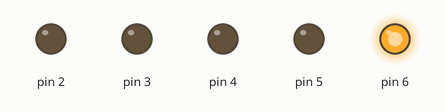
This sketch was run on a simulated Arduino Uno, built with avr-gcc and run on an emulated ATmega328P. Shown: output pins drawn as LEDs (lit = HIGH). What the sketch prints to the serial monitor is not drawn.

Above: at 2.5 s.
At 5.05 s:
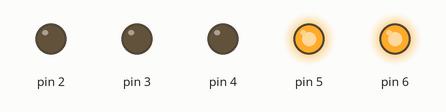
Timing chart, 0 to 6.6 s (numbered marks = the images above):
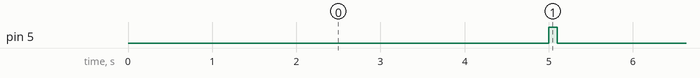

The sketch:

Power_Debug.ino
```cpp
//////////////////////////////////////////
// Author: Shane Ryan
// Purpose: Control Keurig K40
//
// Nine wires run out the back of
// the Keurig. All are soldered to
// respective joints on the input
// board to control the Keurig, emulating
// button presses w/ quick 5V pulses.
//////////////////////////////////////////


int power = 5;
int open_close = 6;
int small_brew = 4;
int med_brew = 3;
int large_brew = 2;

// char add_water_pin[] = {A5};
// char descale_pin[] = {A4};
// char heating_pin[] = {A3};

int add_water = 0;
int descale = 0;
int heating = 0;

int button = 0;
int i;

byte buffer1[] = {0};

void setup() {
  // pinMode(10, INPUT);
  // pinMode(11, INPUT);
  // pinMode(9, INPUT);

  for (i = 2; i < 7; i++) {
    pinMode(i, OUTPUT);
  }


  for (i = 2; i < 7; i++) {
    digitalWrite(i, LOW);
  }

  Serial.begin(9600);
  digitalWrite(6, HIGH);
}


void loop() {

  /* while (Serial.available()) {
    // Serial.readBytes(buffer1, 2);
    // Serial.println(buffer1[0]);
    // Serial.println(buffer1[1]);
    button = (Serial.read() - '0');
    if (button == 6) {
      digitalWrite(6, LOW);
      delay(500);
      digitalWrite(6, HIGH);
      Serial.print("6\n");
    }
    else {
      press_button(button);
    }
  }

  add_water = (analogRead(A5) * (5.0 / 1023));
  heating = (analogRead(A4) * (5.0 / 1023));
  // Serial.println(add_water);
  // Serial.println(heating);
  // Serial.println();

  if (add_water < 4) {
    Serial.println("add water!");
  }
  else {
    Serial.println("water ready");
  }

  if (heating < 4) {
    Serial.println("heating....");
  }
  else {
    Serial.println("heat ready!");
  }

  Serial.println();

  if ((add_water == 5) && (heating == 5)) {
    Serial.println("All systems ready!");
  }
  else {
    Serial.println("Check status!");
  } */

  delay(5000);
 // Serial.println();
 // Serial.println();
 // Serial.println();
  press_button(5);

}


void press_button(int j)
{
  digitalWrite(j, HIGH);
  delay(100);
  digitalWrite(j, LOW);
  Serial.print("Pressed button: ");
  Serial.println(j, DEC);
}
```

Measured:
- by itself, pin 5: alternates HIGH for 0.10 s and LOW for 5.0 s
